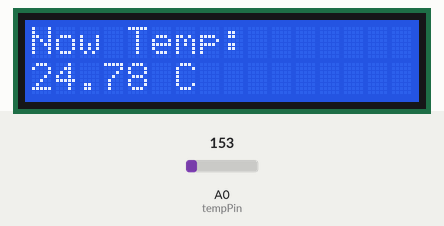
Bench run of a sketch on a simulated Arduino Uno, built with avr-gcc and run on an emulated ATmega328P. Parts: 16×2 character LCD. The test bench sets the inputs (shaded band); at power-on: A0 (tempPin) = 153.

Above: at 4.2 s.
4.3 s: A0 (tempPin) set to 132
At 5.4 s:
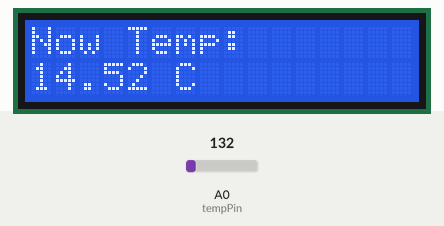
6.5 s: A0 (tempPin) set to 111
At 8.2 s:
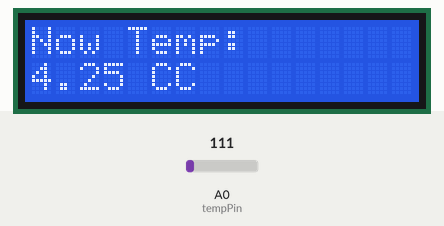
8.5 s: A0 (tempPin) set to 133
At 10.0 s:
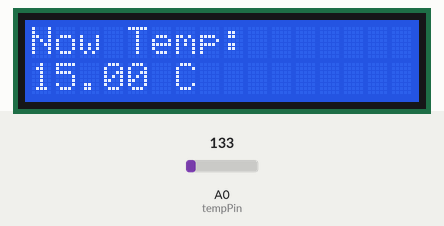
Timing chart, 0 to 11.5 s (numbered marks = the images above; inputs shaded):
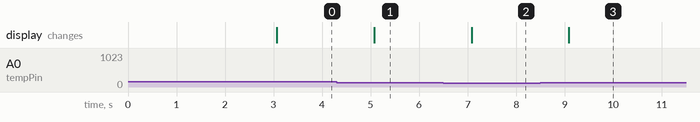

The sketch:

19_tmp36_with_16-2_LCD_display_temperature.ino
```cpp
/*
 * Project 19: Display Temperature using TMP36 and 16x2 LCD
 * Author: Md Akhinoor Islam
 * ESE (Energy Science and Engineering), KUET
 * Description: Reads analog voltage from TMP36 and shows °C temperature on LCD
 */

#include <LiquidCrystal.h>

// LCD pin connections: RS, EN, D4, D5, D6, D7
LiquidCrystal lcd(7, 8, 9, 10, 11, 12);

// TMP36 connected to analog pin
const int tempPin = A0;

void setup() {
  lcd.begin(16, 2);
  lcd.setCursor(0, 0);
  lcd.print("Temp Sensor Ready");
  delay(3000);
  lcd.clear();
}

void loop() {
  int analogValue = analogRead(tempPin);        // Read voltage from TMP36
  float voltage = analogValue * (5.0 / 1023.0); // Convert to voltage
  float tempC = (voltage - 0.5) * 100.0;        // TMP36 formula for °C

  lcd.setCursor(0, 0);
  lcd.print("Now Temp:");
  lcd.setCursor(0, 1);
  lcd.print(tempC);
  lcd.print(" C");

  delay(1000); // Update every second
}
```

Measured:
- the behaviour switches between 123 and 122 on A0 (tempPin) (found by bisection; images 1 and 2)
- after the input at 4.3 s, the display: changes after 0.78 s (image 1)
- after the input at 6.5 s, the display: changes after 0.58 s (image 2)
- after the input at 8.5 s, the display: changes after 0.59 s (image 3)
